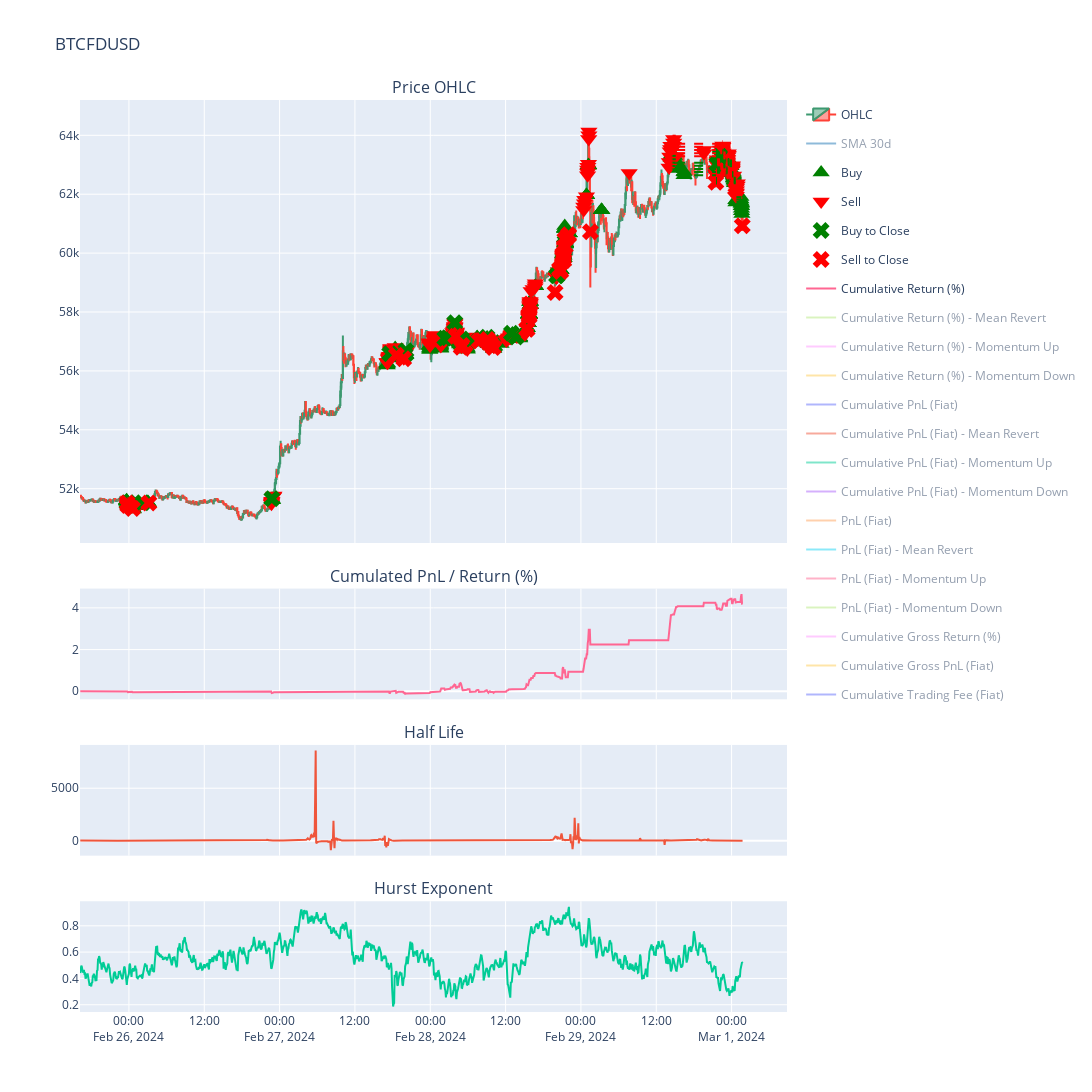

Source (notebook cell):
### Markdown cell above
# Execute Strategy

Strategy ID - all orders are marked by strategy id

Therefore, all orders / pnl logic are based on same set of orders which isolates from other strategy or previous strategy

If we want to continue previous strategy (either manual exit or error exit), we need to put the same strategy id. so the pnl could be accumlated from last time.

<b>Notes: execute.py runs the actual strategy, below code is just to keep track the strategy status and performance</b>

### Strategy logging:

-   903492 - traded on BTCUSDT for 1.5days. gross pnl is good, but realized that there is 0.1% transaction cost which overwhelme all the PNL

-   v1 - traded on BTCFDUSD - no transaction cost. 
    -  Corrected the definition of price volatility from close.diff.std to close.std and change the vol_grid_scale from 0.4 to 0.2.
    -  Discover that the PnL seems to increase with smaller grid spacing
    -  Start using momentum orders

### Code cell
strategy = GridArithmeticStrategy(
    instrument = 'BTCFDUSD',        
    interval = '5m',
    grid_size = 5,
    vol_lookback = 30,
    vol_grid_scale = 0.4,
    vol_stoploss_scale = 7,
    position_size = 500,
    hurst_exp_mr_threshold = 0.5,
    hurst_exp_mo_threshold = 0.6,
)

strategy.set_price_decimal(2)
strategy.set_qty_decimal(5)
strategy.set_data_loder(DataLoaderBinance())
strategy.set_executor(ExecutorBinance())
strategy.set_strategy_id('v1')
strategy.load_data('2024-02-25')
strategy.summary(True, lastn=20)
